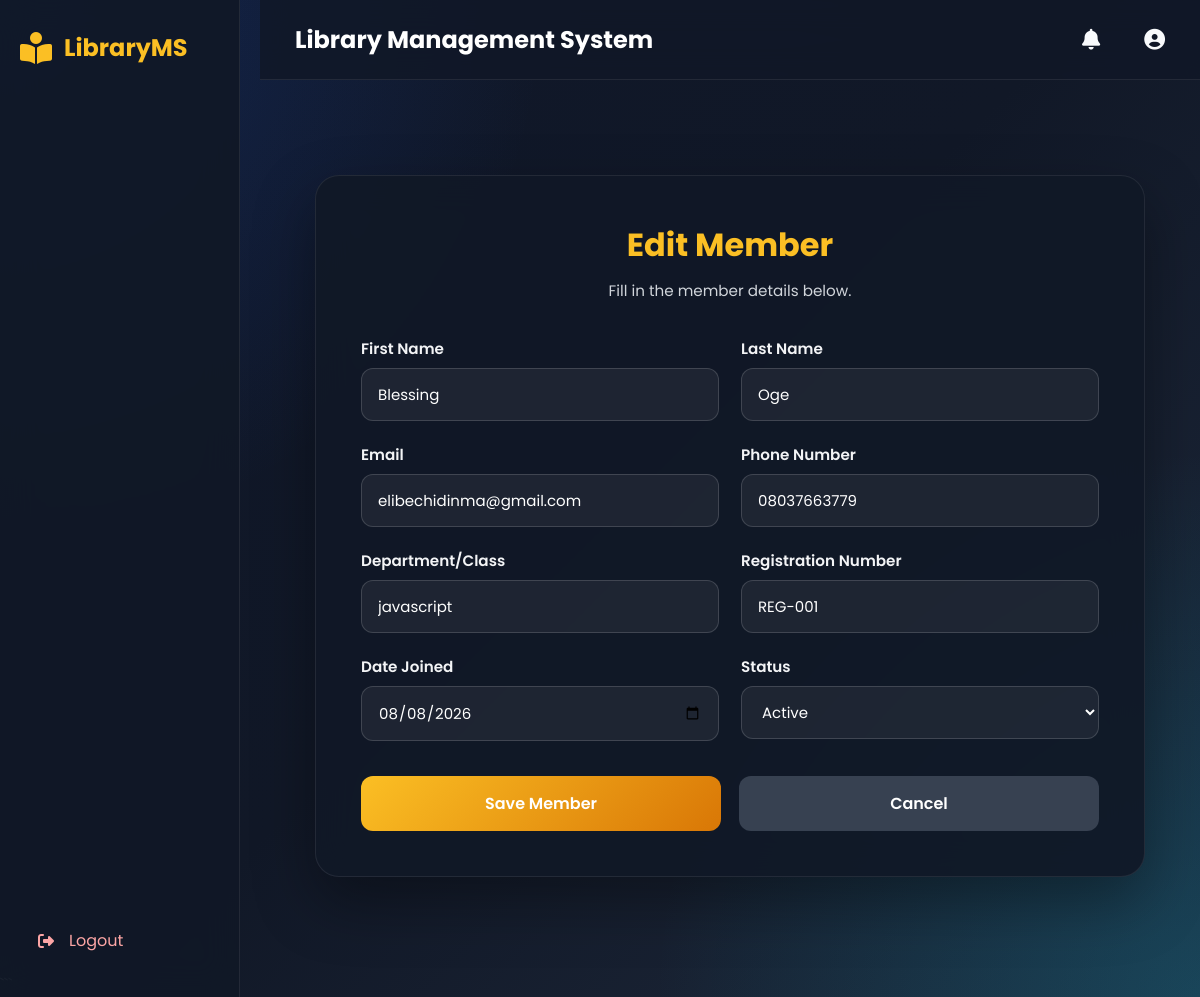
The app's page /members/edit/1/ with its own data.
### members/models.py (models this page shows, shortened)
class Member(models.Model):
    STATUS_CHOICES = [
        ("Active", "Active"),
        ("Inactive", "Inactive"),
    ]
    first_name = models.CharField(max_length=100, default="")
    last_name = models.CharField(max_length=100, default="")
    email = models.EmailField(unique=True)
    phone_number = models.CharField(max_length=20)
    department = models.CharField(max_length=100)
    registration_number = models.CharField(max_length=50, unique=True)
    date_joined = models.DateField(default=date.today)
    status = models.CharField(max_length=20, choices=STATUS_CHOICES, default="Active")

### members/views.py (the view)
# urls.py: path("edit/<int:pk>/", views.edit_member, name="edit_member"),
def edit_member(request, pk):
    member = get_object_or_404(Member, pk=pk)
    if request.method == "POST":
        form = MemberForm(request.POST, instance=member)
        if form.is_valid():
            form.save()
            return redirect("member_list")
    else:
        form = MemberForm(instance=member)
    return render(request, "members/member_form.html", {"form": form})

### members/forms.py
class MemberForm(forms.ModelForm):
    class Meta:
        model = Member
        fields = [
            "first_name",
            "last_name",
            "email",
            "phone_number",
            "department",
            "registration_number",
            "date_joined",
            "status",
        ]
        widgets = {
            "first_name": forms.TextInput(attrs={"placeholder": "First name"}),
            "last_name": forms.TextInput(attrs={"placeholder": "Last name"}),
            "email": forms.EmailInput(attrs={"placeholder": "member@example.com"}),
            "phone_number": forms.TextInput(attrs={"placeholder": "Phone number"}),
            "department": forms.TextInput(attrs={"placeholder": "Department or class"}),
            "registration_number": forms.TextInput(attrs={"placeholder": "e.g. REG-001"}),
            "date_joined": forms.DateInput(attrs={"type": "date"}),
        }

### templates/members/member_form.html (shortened to what this page needs)
{% extends "base.html" %}
{% load static %}
{% block extra_css %}
<link rel="stylesheet" href="{% static 'css/member/member_form.css' %}">
{% endblock %}
{% block content %}
<div class="book-form-container">
    <div class="book-card">
        <h1>
            {% if form.instance.pk %}
                Edit Member
            {% else %}
                Add New Member
            {% endif %}
        </h1>
        <p>Fill in the member details below.</p>
        <form method="POST">
            <div class="form-grid">
                <div class="form-group">
                    <label for="id_first_name">First Name</label>
                    {{ form.first_name }}
                </div>
                <div class="form-group">
                    <label for="id_last_name">Last Name</label>
                    {{ form.last_name }}
                </div>
                <div class="form-group">
                    <label for="id_email">Email</label>
                    {{ form.email }}
                </div>
                <div class="form-group">
                    <label for="id_phone_number">Phone Number</label>
                    {{ form.phone_number }}
                </div>
                <div class="form-group">
                    <label for="id_department">Department/Class</label>
                    {{ form.department }}
                </div>
                <div class="form-group">
                    <label for="id_registration_number">Registration Number</label>
                    {{ form.registration_number }}
                </div>
                <div class="form-group">
                    <label for="id_date_joined">Date Joined</label>
                    {{ form.date_joined }}
                </div>
                <div class="form-group">
                    <label for="id_status">Status</label>
                    {{ form.status }}
                </div>
            </div>
            <div class="form-buttons">
                <button type="submit" class="save-btn">Save Member</button>
                <a href="{% url 'member_list' %}" class="cancel-btn">Cancel</a>
            </div>
        </form>
    </div>
</div>
{% endblock %}

### static/css/base.css (style rules this page uses)
* { margin:0; padding:0; box-sizing:border-box; }
body { font-family:'Poppins',sans-serif; background: radial-gradient(circle at top left,#2563eb33,transparent 35%), radial-gradient(circle at bottom right,#06b6d433,transparent 35%), linear-gradient(135deg,#0f172a,#111827,#1e293b); color:var(--text); min-height:100vh; overflow-x:hidden; }
a { text-decoration:none; color:inherit; }
button,input,textarea,select { font-family:inherit; }
input, select, textarea { width:100%; padding:14px 16px; border:1px solid rgba(255,255,255,.08); border-radius:12px; background:#1e293b; color:var(--text); transition:.3s; }

### static/css/member/member_form.css (style rules this page uses)
.book-form-container { min-height:100vh; display:flex; justify-content:center; align-items:center; padding:60px 20px; }
.book-card { width:100%; max-width:900px; background:rgba(17,24,39,.92); backdrop-filter:blur(18px); border:1px solid rgba(255,255,255,.08); border-radius:24px; padding:45px; box-shadow:0 25px 60px rgba(0,0,0,.35); animation:fadeUp .6s ease; }
.book-card h1 { font-size:2rem; color:#fbbf24; text-align:center; margin-bottom:10px; }
.book-card p { color:#d1d5db; text-align:center; margin-bottom:35px; font-size:.95rem; }
.form-grid { display:grid; grid-template-columns:repeat(2,1fr); gap:22px; }
.form-group { display:flex; flex-direction:column; }
.form-group label { color:#f3f4f6; margin-bottom:8px; font-weight:600; font-size:.95rem; }
.form-group input, .form-group select, .form-group textarea { width:100%; padding:14px 16px; border-radius:12px; border:1px solid rgba(255,255,255,.15); background:rgba(255,255,255,.06); color:#fff; font-size:15px; transition:.3s; }
.form-group input::placeholder, .form-group textarea::placeholder { color:#9ca3af; }
.form-buttons { display:flex; gap:18px; margin-top:35px; }
.save-btn { flex:1; padding:15px; border:none; border-radius:12px; background:linear-gradient(135deg,#fbbf24,#d97706); color:#fff; font-size:16px; font-weight:600; cursor:pointer; transition:.3s; }
.cancel-btn { flex:1; padding:15px; border-radius:12px; background:#374151; color:white; text-decoration:none; text-align:center; font-weight:600; transition:.3s; }

### records on screen
Member: first_name "Blessing", last_name "Oge", email "elibechidinma@gmail.com", phone_number "08037663779", department "javascript", registration_number "REG-001", date_joined "08/08/2026", status "Active"
